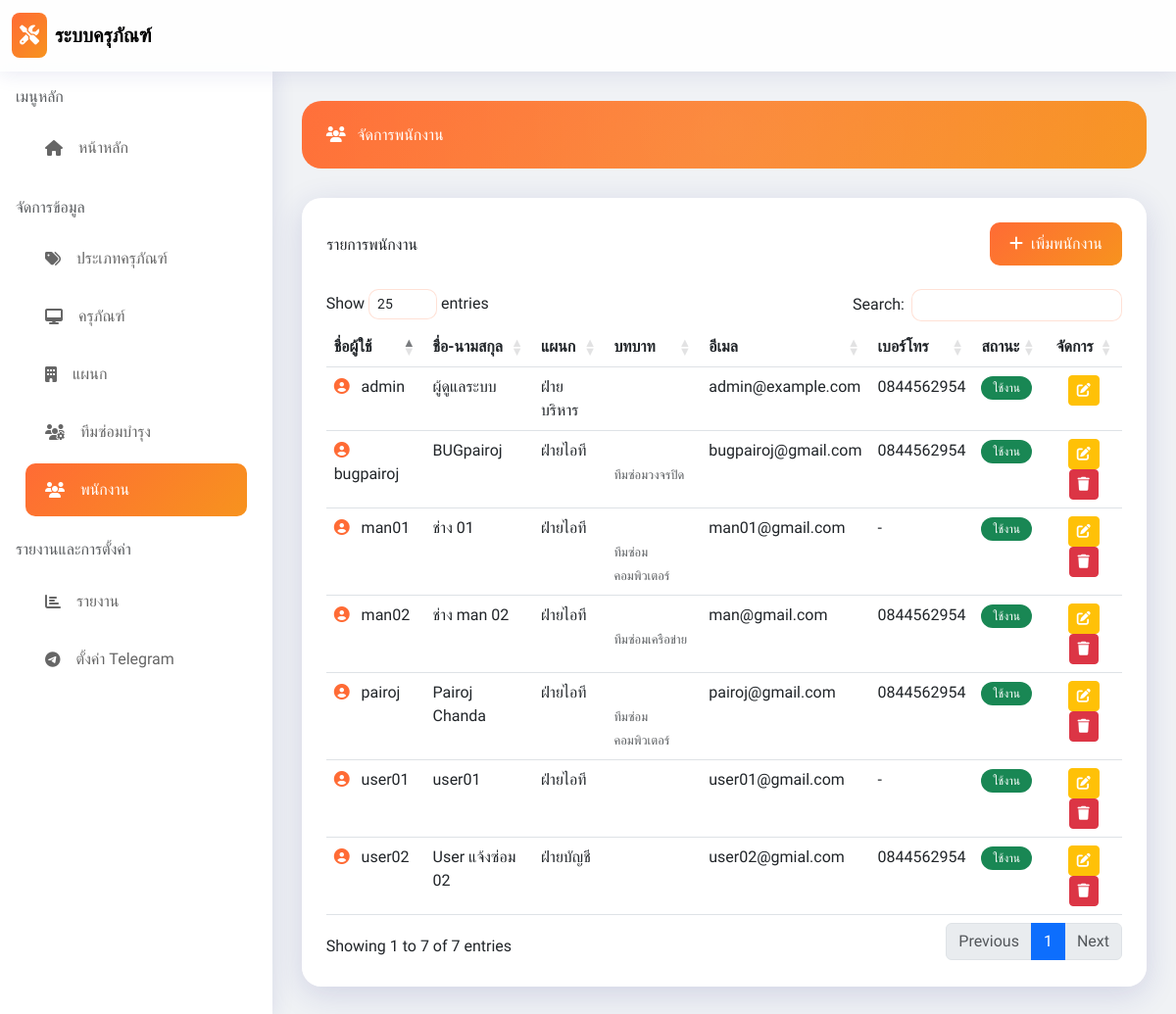
/users.php (signed in), run on the app's committed database.
### tables this page shows
CREATE TABLE `users` (
  `id` int(11) NOT NULL,
  `username` varchar(100) NOT NULL,
  `password` varchar(255) NOT NULL,
  `fullname` varchar(255) NOT NULL,
  `email` varchar(255) DEFAULT NULL,
  `phone` varchar(20) DEFAULT NULL,
  `role` enum('admin','user','technician') NOT NULL,
  `department_id` int(11) DEFAULT NULL,
  `maintenance_team_id` int(11) DEFAULT NULL,
  `is_active` tinyint(1) DEFAULT 1,
  `created_at` timestamp NOT NULL DEFAULT current_timestamp(),
  `updated_at` timestamp NOT NULL DEFAULT current_timestamp() ON UPDATE current_timestamp()
);

CREATE TABLE `departments` (
  `id` int(11) NOT NULL,
  `name` varchar(255) NOT NULL,
  `description` text DEFAULT NULL,
  `created_at` timestamp NOT NULL DEFAULT current_timestamp(),
  `updated_at` timestamp NOT NULL DEFAULT current_timestamp() ON UPDATE current_timestamp()
);

CREATE TABLE `maintenance_teams` (
  `id` int(11) NOT NULL,
  `name` varchar(255) NOT NULL,
  `description` text DEFAULT NULL,
  `created_at` timestamp NOT NULL DEFAULT current_timestamp(),
  `updated_at` timestamp NOT NULL DEFAULT current_timestamp() ON UPDATE current_timestamp()
);

### users.php (the view, shortened to what this page needs)
<?php
$conn = connectDB();
$sql = "SELECT u.*, d.name as department_name, m.name as team_name
        FROM users u
        LEFT JOIN departments d ON u.department_id = d.id
        LEFT JOIN maintenance_teams m ON u.maintenance_team_id = m.id
        ORDER BY u.created_at DESC";
$result = mysqli_query($conn, $sql);
?>
<!DOCTYPE html>
<html lang="th">
<head>
    <link href="https://cdn.jsdelivr.net/npm/bootstrap@5.3.0/dist/css/bootstrap.min.css" rel="stylesheet">
    <link rel="stylesheet" href="https://cdnjs.cloudflare.com/ajax/libs/font-awesome/6.4.0/css/all.min.css">
    <link rel="stylesheet" href="https://cdn.datatables.net/1.13.6/css/dataTables.bootstrap5.min.css">
    <script src="https://cdn.tailwindcss.com"></script>
</head>
<body>
    <nav class="navbar navbar-expand-lg navbar-glass sticky-top">
        <div class="container-fluid">
            <a class="navbar-brand d-flex align-items-center" href="index.php">
                <div class="gradient-bg text-white p-2 rounded-3 me-2">
                    <i class="fas fa-tools"></i>
                </div>
                <span class="fw-bold">ระบบครุภัณฑ์</span>
            </a>
        </div>
    </nav>
    <div class="d-flex">
        <div class="sidebar" style="width: 280px;">
            <div class="p-3">
                <h6 class="text-muted mb-3">เมนูหลัก</h6>
                <a href="index.php" class="sidebar-item">
                    <i class="fas fa-home me-3"></i> หน้าหลัก
                </a>
                <h6 class="text-muted mb-3 mt-4">จัดการข้อมูล</h6>
                <a href="equipment_categories.php" class="sidebar-item">
                    <i class="fas fa-tags me-3"></i> ประเภทครุภัณฑ์
                </a>
                <a href="equipment.php" class="sidebar-item">
                    <i class="fas fa-desktop me-3"></i> ครุภัณฑ์
                </a>
                <a href="departments.php" class="sidebar-item">
                    <i class="fas fa-building me-3"></i> แผนก
                </a>
                <a href="maintenance_teams.php" class="sidebar-item">
                    <i class="fas fa-users-cog me-3"></i> ทีมซ่อมบำรุง
                </a>
                <a href="users.php" class="sidebar-item active">
                    <i class="fas fa-users me-3"></i> พนักงาน
                </a>
                <h6 class="text-muted mb-3 mt-4">รายงานและการตั้งค่า</h6>
                <a href="reports.php" class="sidebar-item">
                    <i class="fas fa-chart-bar me-3"></i> รายงาน
                </a>
                <a href="telegram_settings.php" class="sidebar-item">
                    <i class="fab fa-telegram me-3"></i> ตั้งค่า Telegram
                </a>
            </div>
        </div>
        <div class="flex-grow-1 content-area">
            <div class="page-header">
                <h4 class="mb-0">
                    <i class="fas fa-users me-2"></i>
                    จัดการพนักงาน
                </h4>
            </div>
            <div class="glass-card p-4">
                <div class="d-flex justify-content-between align-items-center mb-4">
                    <h5 class="mb-0">รายการพนักงาน</h5>
                    <button class="btn btn-orange" data-bs-toggle="modal" data-bs-target="#addModal">
                        <i class="fas fa-plus me-2"></i>เพิ่มพนักงาน
                    </button>
                </div>
                <div class="table-responsive">
                    <table id="usersTable" class="table table-hover">
                        <thead>
                            <tr>
                                <th>ชื่อผู้ใช้</th>
                                <th>ชื่อ-นามสกุล</th>
                                <th>แผนก</th>
                                <th>บทบาท</th>
                                <th>อีเมล</th>
                                <th>เบอร์โทร</th>
                                <th>สถานะ</th>
                                <th class="text-center">จัดการ</th>
                            </tr>
                        </thead>
                        <tbody>
                            <?php while ($row = mysqli_fetch_assoc($result)): ?>
                                <tr>
                                    <td>
                                        <i class="fas fa-user-circle me-2" style="color: #ff6b35;"></i>
                                        <?php echo $row['username']; ?>
                                    </td>
                                    <td><?php echo $row['fullname']; ?></td>
                                    <td><?php echo $row['department_name'] ?: '-'; ?></td>
                                    <td>
                                        <?php
                                        if ($row['role'] == 'technician' && $row['team_name']) {
                                            echo '<br><small class="text-muted">' . $row['team_name'] . '</small>';
                                        }
                                        ?>
                                    </td>
                                    <td><?php echo $row['email'] ?: '-'; ?></td>
                                    <td><?php echo $row['phone'] ?: '-'; ?></td>
                                    <td>
                                        <?php if ($row['is_active']): ?>
                                            <span class="badge bg-success">ใช้งาน</span>
                                        <?php else: ?>
                                            <span class="badge bg-secondary">ปิดใช้งาน</span>
                                        <?php endif; ?>
                                    </td>
                                    <td class="text-center">
                                        <button class="btn btn-sm btn-warning text-white"
                                                onclick="editUser(<?php echo htmlspecialchars(json_encode($row)); ?>)">
                                            <i class="fas fa-edit"></i>
                                        </button>
                                        <?php if ($row['id'] != $_SESSION['user_id']): ?>
                                            <button class="btn btn-sm btn-danger"
                                                    onclick="confirmDelete(<?php echo $row['id']; ?>, '<?php echo $row['fullname']; ?>')">
                                                <i class="fas fa-trash"></i>
                                            </button>
                                        <?php endif; ?>
                                    </td>
                                </tr>
                            <?php endwhile; ?>
                        </tbody>
                    </table>
                </div>
            </div>
        </div>
    </div>
</body>
</html>

### users.php (style rules this page uses)
body { font-family: 'Prompt', sans-serif; background: #f0f2f5; }
.gradient-bg { background: linear-gradient(135deg, #ff6b35 0%, #f7931e 100%); }
.glass-card { background: rgba(255, 255, 255, 0.95); backdrop-filter: blur(20px); -webkit-backdrop-filter: blur(20px); border-radius: 20px; border: 1px solid rgba(255, 255, 255, 0.3); box-shadow: 0 8px 32px 0 rgba(31, 38, 135, 0.15); }
.navbar-glass { background: rgba(255, 255, 255, 0.9); backdrop-filter: blur(20px); -webkit-backdrop-filter: blur(20px); border-bottom: 1px solid rgba(255, 255, 255, 0.3); box-shadow: 0 2px 20px 0 rgba(31, 38, 135, 0.1); }
.btn-orange { background: linear-gradient(135deg, #ff6b35 0%, #f7931e 100%); color: white; border: none; border-radius: 10px; padding: 10px 20px; transition: all 0.3s ease; }
.sidebar { background: rgba(255, 255, 255, 0.95); backdrop-filter: blur(20px); -webkit-backdrop-filter: blur(20px); box-shadow: 2px 0 20px 0 rgba(31, 38, 135, 0.1); min-height: calc(100vh - 70px); }
.sidebar-item { padding: 15px 20px; color: #666; text-decoration: none; display: flex; align-items: center; transition: all 0.3s ease; border-radius: 10px; margin: 5px 10px; }
.sidebar-item.active { background: linear-gradient(135deg, #ff6b35 0%, #f7931e 100%); color: white; }
.content-area { padding: 30px; }
.page-header { background: linear-gradient(135deg, #ff6b35 0%, #f7931e 100%); color: white; border-radius: 20px; padding: 25px; margin-bottom: 30px; position: relative; overflow: hidden; }
.page-header::before { content: ''; position: absolute; top: -50%; right: -50%; width: 200%; height: 200%; background: radial-gradient(circle, rgba(255, 255, 255, 0.1) 0%, transparent 70%); animation: pulse 3s ease-in-out infinite; }
.badge { padding: 6px 12px; font-weight: 500; border-radius: 20px; }

### data on the page
users: username "user02", fullname "User แจ้งซ่อม 02", department.name "ฝ่ายบัญชี", email "user02@gmial.com", phone "0844562954", is_active "ใช้งาน"
users: username "man02", fullname "ช่าง man 02", department.name "ฝ่ายไอที", maintenance_team.name "ทีมซ่อมเครือข่าย", email "man@gmail.com", phone "0844562954", is_active "ใช้งาน"
users: username "man01", fullname "ช่าง 01", department.name "ฝ่ายไอที", maintenance_team.name "ทีมซ่อมคอมพิวเตอร์", email "man01@gmail.com", phone "-", is_active "ใช้งาน"
users: username "user01", fullname "user01", department.name "ฝ่ายไอที", email "user01@gmail.com", phone "-", is_active "ใช้งาน"
users: username "bugpairoj", fullname "BUGpairoj", department.name "ฝ่ายไอที", maintenance_team.name "ทีมซ่อมวงจรปิด", email "bugpairoj@gmail.com", phone "0844562954", is_active "ใช้งาน"
users: username "pairoj", fullname "Pairoj Chanda", department.name "ฝ่ายไอที", maintenance_team.name "ทีมซ่อมคอมพิวเตอร์", email "pairoj@gmail.com", phone "0844562954", is_active "ใช้งาน"
users: username "admin", fullname "ผู้ดูแลระบบ", department.name "ฝ่ายบริหาร", email "admin@example.com", phone "0844562954", is_active "ใช้งาน"
